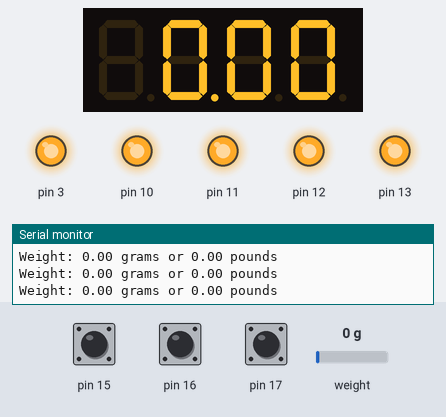
The sketch below on a simulated Arduino Uno, built with avr-gcc and run on an emulated ATmega328P. On the bench: 4-digit seven-segment display, output pins drawn as LEDs (lit = HIGH), the last lines printed to the serial monitor. Dashed ring = blinking. The inputs (shaded band) are chosen by the test bench; at power-on: pin 16 HIGH, weight on the scale 0 g, pin 17 HIGH, pin 15 HIGH.

Above: at 2.2 s.
2.3 s: pin 16 pulled LOW for 0.15 s
At 2.75 s:
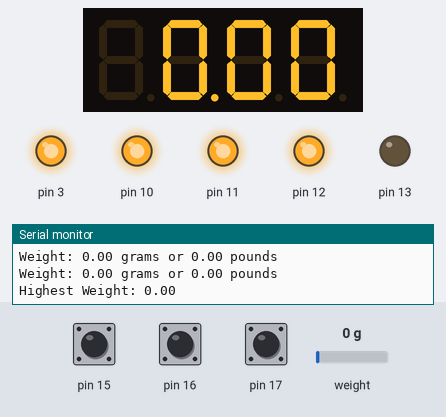
3.0 s: weight on the scale set to 100 g
At 3.4 s:
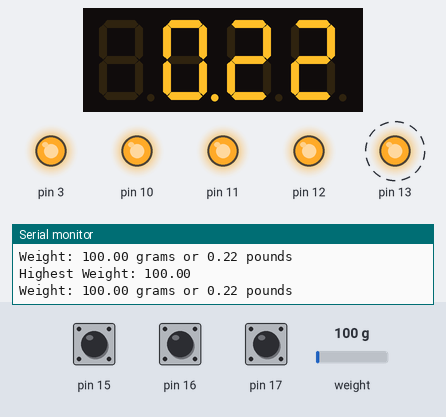
4.7 s: pin 17 pulled LOW for 0.15 s
6.3 s: weight on the scale set to 1250 g
At 7.5 s:
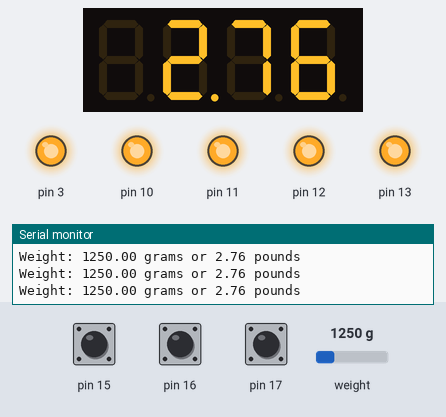
7.8 s: pin 15 pulled LOW for 0.15 s
At 10.4 s:
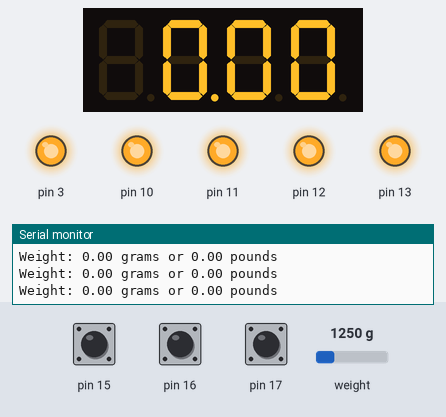
10.9 s: weight on the scale set to 100 g
At 11.9 s:
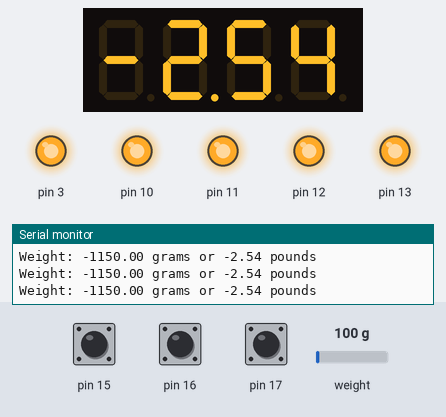
Timing chart, 0 to 13.4 s (numbered marks = the images above; inputs shaded):
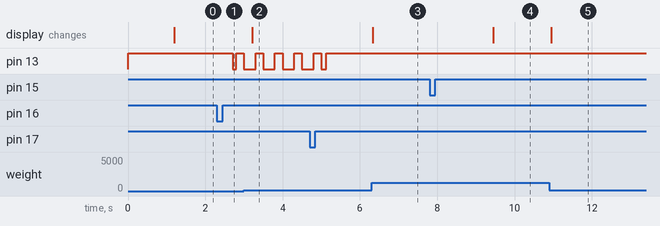

Measured:
- after the input at 2.3 s, pin 13: HIGH → LOW after 0.41 s, → HIGH 0.09 s later
- after the input at 3.0 s, the display: changes after 0.21 s (image 2)
- after the input at 6.3 s, the display: changes at once (image 3)
- after the input at 7.8 s, the display: changes after 1.6 s (image 4)
- after the input at 10.9 s, the display: changes after 0.05 s (image 5)

The sketch:

HX711_Load_Cell.ino
```cpp
#include <HX711.h>
#include <TimerOne.h>
#include <Wire.h>
#include <MultiFuncShield.h>

// HX711 circuit wiring
const int LOADCELL_DOUT_PIN = 5;
const int LOADCELL_SCK_PIN = 6;

HX711 scale;

double highest_num = 0;
double curr_num = 0;
bool f_record = false;
byte btn;

void setup() {
    Serial.begin(115200);

    Serial.println("MFS Setup");
    Timer1.initialize();
    MFS.initialize(&Timer1);

    Serial.println("HX711 Setup");
    scale.begin(LOADCELL_DOUT_PIN, LOADCELL_SCK_PIN);

    scale.set_offset(19648);
    scale.set_scale(219.754669);
    scale.tare();
    scale.set_average_mode();
}

void loop() {
    doButton();
    doScale();
    doLogic();

    delay(100);
}

void doButton() {
    btn = MFS.getButton();
}

void doScale() {
    Serial.print("Weight: ");
    Serial.print(scale.get_units());
    Serial.print(" grams or ");

    curr_num = scale.get_units();
    curr_num = curr_num / 453.6;
    Serial.print(curr_num);
    Serial.println(" pounds");
}

void doLogic() {
    if (btn) {
        byte buttonNumber = btn & B00111111;
        byte buttonAction = btn & B11000000;

        if (buttonAction == BUTTON_PRESSED_IND) {
            if (buttonNumber == 1) {
                    scale.tare();
                    Serial.println("Scale Tared");
            } else if (buttonNumber == 2) {
                // Record Mode
                if (!f_record) {
                    f_record = true;
                    MFS.writeLeds(LED_1, ON);
                    MFS.blinkLeds(LED_1, ON);
                }
            } else if (buttonNumber == 3) {
                if (f_record) {
                    f_record = false;
                    highest_num = 0;
                    MFS.blinkLeds(LED_1, OFF);
                    MFS.writeLeds(LED_1, OFF);
                }
            }
        }
    }

    if (f_record) {
        if (curr_num > highest_num) {
            highest_num = curr_num;
        }
        Serial.print("Highest Weight: ");
        Serial.println(scale.get_units());
        MFS.write(highest_num, 2);
    } else {
        MFS.write(curr_num, 2);
    }
}
```
